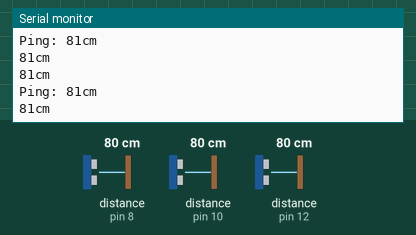
A sketch run on a simulated Arduino Uno, built with avr-gcc and run on an emulated ATmega328P. Parts: the last lines printed to the serial monitor. Inputs (shaded band) come from the test bench; at power-on: distance to the obstacle (sensors on pin 8, pin 10, pin 12) 80 cm. The echo pulse lasts 58.3 µs per cm.

Above: at 2.8 s.
2.9 s: distance to the obstacle (sensor on pin 8) set to 2 cm
At 3.9 s:
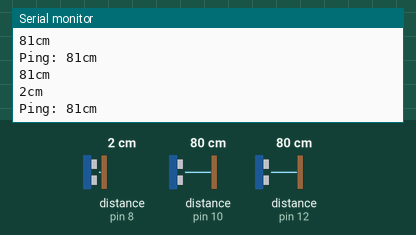
5.0 s: distance to the obstacle (sensor on pin 10) set to 4 cm
At 6.0 s:
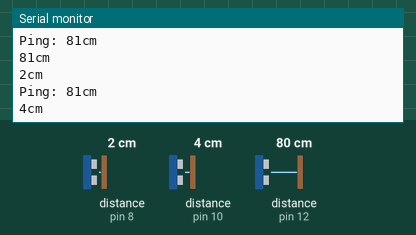
7.1 s: distance to the obstacle (sensor on pin 12) set to 2 cm
At 7.9 s:
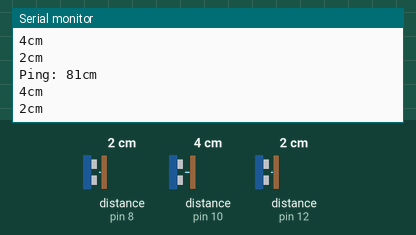
9.2 s: distance to the obstacle (sensor on pin 8) set to 9 cm
At 9.2 s:
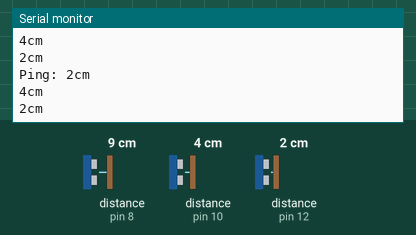
11.3 s: distance to the obstacle (sensor on pin 10) set to 18 cm
At 12.0 s:
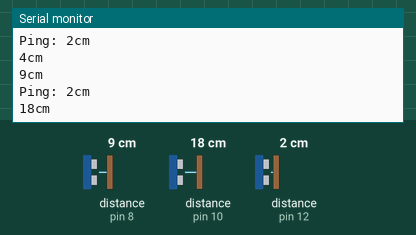
13.4 s: distance to the obstacle (sensor on pin 12) set to 4 cm
At 14.0 s:
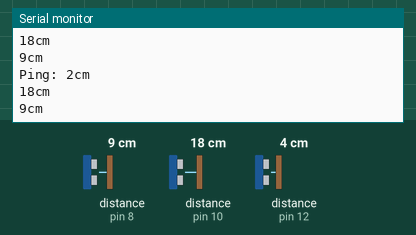
Timing chart, 0 to 16.4 s (numbered marks = the images above; inputs shaded):
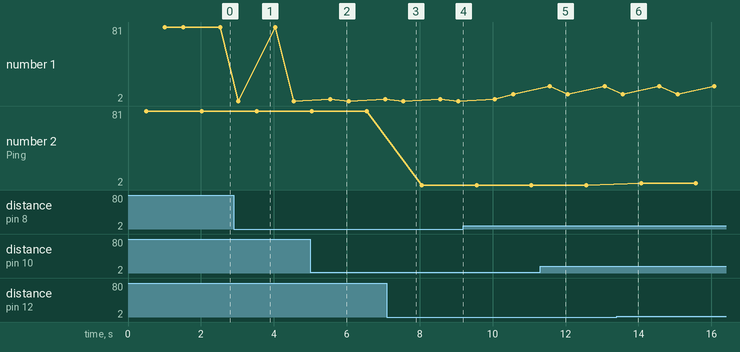

Measured:
- after the input at 2.9 s, the serial monitor: prints a new line after 0.13 s (image 1)
- after the input at 5.0 s, the serial monitor: prints a new line after 0.55 s (image 2)
- after the input at 11.3 s, the serial monitor: prints a new line after 0.26 s (image 5)
- plotted number 1: 81 → 2 after the input at 2.9 s, 2 → 4 after the input at 5.0 s, 2 → 9 after the input at 9.2 s, 9 → 18 after the input at 11.3 s
- plotted number 2: 2 → 4 after the input at 13.4 s

The sketch:

DemoFinal_1.1.ino
```cpp
#include <DHT.h>

#include <NewPing.h>

//#include <NewPing.h>
//#include <DueTimer.h>
#include <avr/io.h>

//#define TRIGGER_PIN  8  // Arduino pin tied to trigger pin on the ultrasonic sensor.
//#define ECHO_PIN     9 // Arduino pin tied to echo pin on the ultrasonic sensor.
#define MAX_DISTANCE 200 // Maximum distance we want to ping for (in centimeters). Maximum sensor distance is rated at 400-500cm.

NewPing sonar1(13, 12, MAX_DISTANCE); // NewPing setup of pins and maximum distance.
NewPing sonar2(11, 10, MAX_DISTANCE); // NewPing setup of pins and maximum distance.
NewPing sonar3(9, 8, MAX_DISTANCE); // NewPing setup of pins and maximum distance.

void setup() {
  Serial.begin(9600); // Open serial monitor at 115200 baud to see ping results.
}

void loop() {
  delay(500);                     // Wait 50ms between pings (about 20 pings/sec). 29ms should be the shortest delay between pings.
  Serial.print("Ping: ");
  Serial.print(sonar1.ping_cm()); // Send ping, get distance in cm and print result (0 = outside set distance range)
  Serial.println("cm");
  delay(500);
  Serial.print(sonar2.ping_cm()); // Send ping, get distance in cm and print result (0 = outside set distance range)
  Serial.println("cm");
  delay(500);
  Serial.print(sonar3.ping_cm()); // Send ping, get distance in cm and print result (0 = outside set distance range)
  Serial.println("cm");
}
```
